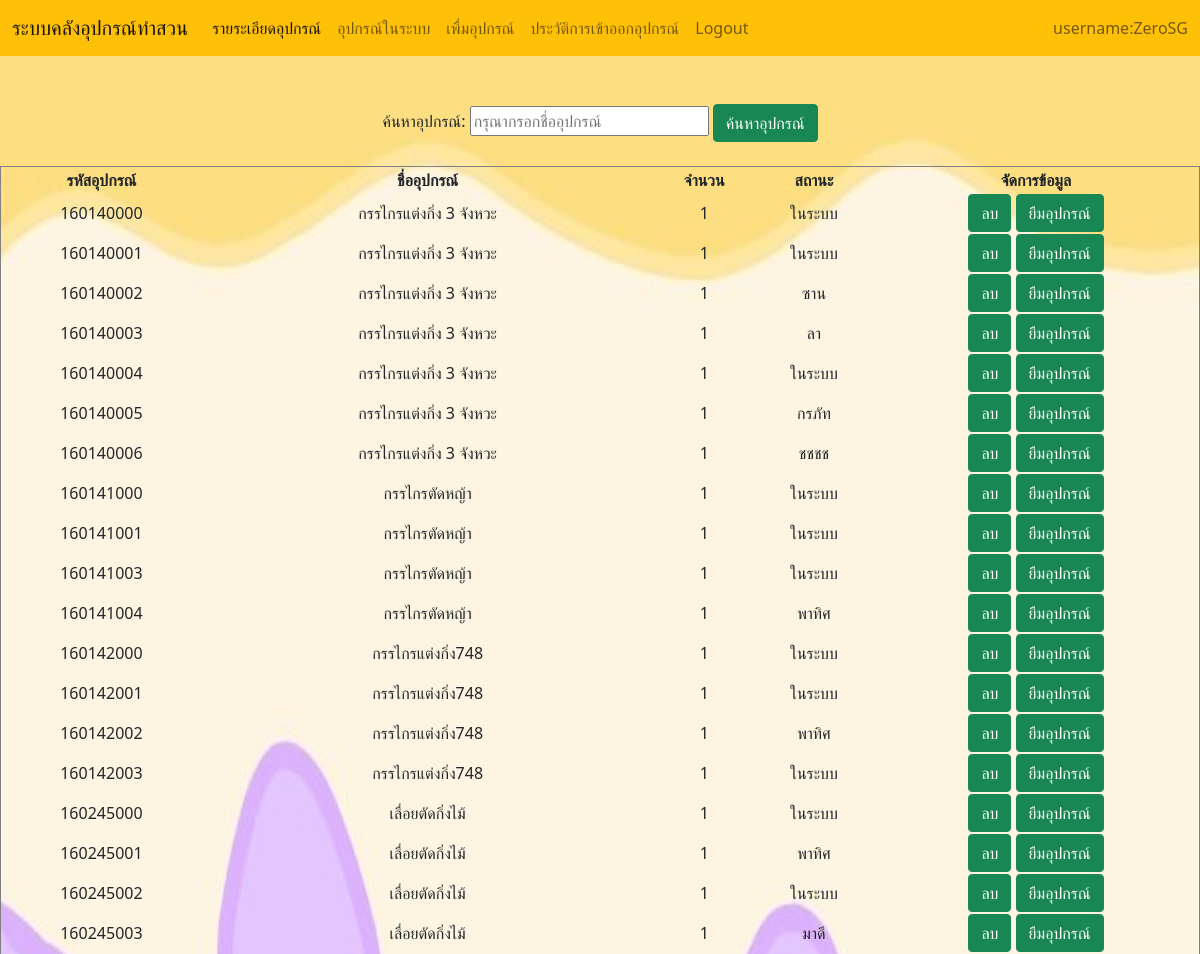
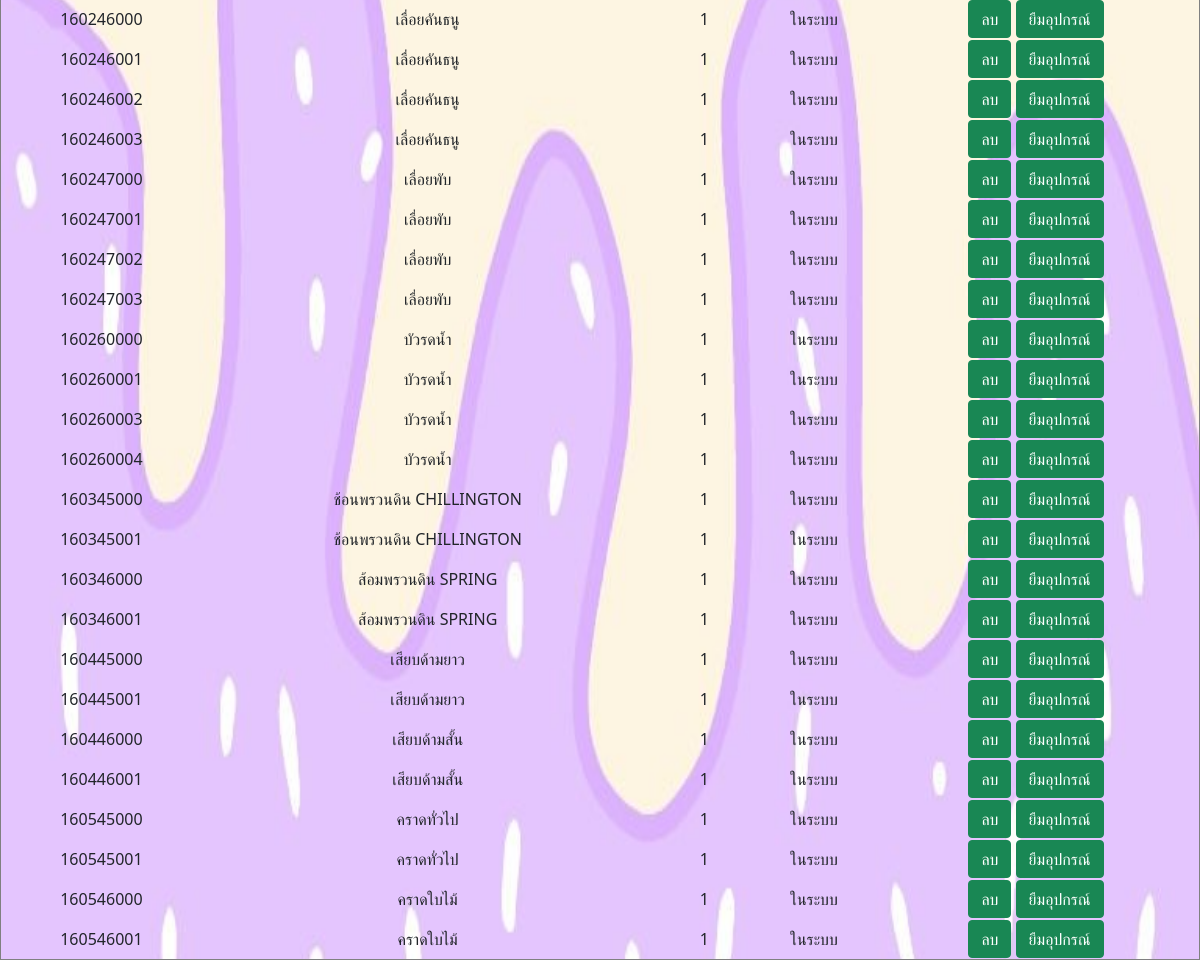
The page /search.php (signed in) on the database its author committed (2 pictures, top to bottom).
### tables this page shows
CREATE TABLE `item_z` (
  `item_id` int(12) NOT NULL,
  `item_name` varchar(50) NOT NULL,
  `item_status` varchar(50) NOT NULL DEFAULT 'ในระบบ',
  `item_count` int(100) NOT NULL DEFAULT 0,
  `number` varchar(20) NOT NULL DEFAULT '0',
  `time_day` date NOT NULL
);

### search.php (the view, shortened to what this page needs)
<!DOCTYPE html>
<html lang="en">
<head>
    <link href="https://cdn.jsdelivr.net/npm/bootstrap@5.0.0-beta2/dist/css/bootstrap.min.css"
    rel="stylesheet"
>
    <link rel="stylesheet" href="st.css">
</head>
<body>
<?php
  require_once("db_item.php");
  $sql1 = "SELECT item_name, COUNT(item_name) AS item_count FROM `item_z` GROUP BY item_name";
 ?>
<nav class="navbar navbar-expand-lg navbar-light bg-warning">
  <div class="container-fluid">
    <a class="navbar-brand" href="index1.php">ระบบคลังอุปกรณ์ทำสวน</a>
    <div class="collapse navbar-collapse" id="navbarText">
    <ul class="navbar-nav me-auto mb-2 mb-lg-0">
        <li class="nav-item">
          <a class="nav-link active" aria-current="page" href="item.php">รายระเอียดอุปกรณ์</a>
        </li>
        <li class="nav-item">
          <a class="nav-link" href="search.php">อุปกรณ์ในระบบ</a>
        </li>
        <li class="nav-item">
          <a class="nav-link" href="add.php">เพื่มอุปกรณ์</a>
        </li>
        <li class="nav-item">
        <a class="nav-link" href="history.php">ประวัติการเข้าออกอุปกรณ์</a>
        </li>
        <li class="nav-item">
        <?php if (isset($_SESSION['username'])) : ?>
            <a class="nav-link" href="index1.php?logout='1'" >Logout</a>
        <?php endif ?>
        </li>
      </ul>
      <span class="navbar-text">
      username:<?php echo $_SESSION['username']; ?>
      </span>
    </div>
  </div>
</nav>
<br>
<div align="center">
<article>
          <br>
          <div class="m">
            <form action="search.php" method="get">
               <label for="search">ค้นหาอุปกรณ์:</label>
                <input type="text" id="search" name="search"placeholder="กรุณากรอกชื่ออุปกรณ์">
                <button type="submit" class="btn btn-success"name="serach_click">ค้นหาอุปกรณ์</button>
            </form>
            <?php
      $sql = "SELECT * FROM item_z";
              $result = $conn->query($sql);
              $result1 = $conn->query($sql1);
            ?>
            <table style="width:100%"border="1">
            <br>
              <tr align="center">
                <th>รหัสอุปกรณ์</th>
                <th>ชื่ออุปกรณ์</th>
                <th>จำนวน</th>
                <th>สถานะ</th>
                <th>จัดการข้อมูล</th>
              </tr> <?php
                          if ($result->num_rows > 0) {
                                 while($row1 = $result1->fetch_assoc()) {?>
                                   <?php while($row = $result->fetch_assoc()) {?>
                                         <tr align="center">
                                              <td><?php echo $row['item_id'];?></td>
                                              <td><?php echo $row['item_name'];?></td>
                                              <td><?php echo $row['item_count'] or $row1['item_count'] ;?> </td>
                                              <td><?php echo $row['item_status'];?></td>
                                              <td align="center">
                                                  <a class="btn btn-success" href="?delete=1&id=<?php echo $row['item_id'];?>">ลบ</a>
                                                  <a class="btn btn-success" href="lean_form.php?id=<?php echo $row['item_id']; ?>">ยืมอุปกรณ์</a>
                                              </td>
                                         </tr>
                      <?php
                                } }
                          }
                          else {
                                echo "ไม่มีข้อมูล";
                          }
                      ?>
                </table>
           </div>
        </article>
</div>
</body>
</html>

### st.css (style rules this page uses)
body { background-image: url(img/2.jpg); background-size: 100% 110%; background-attachment: fixed; }

### rows shown on the page
item_z: item_id "160140000", item_name "กรรไกรแต่งกิ่ง 3 จังหวะ", item_count "1", item_status "ในระบบ"
item_z: item_id "160140001", item_name "กรรไกรแต่งกิ่ง 3 จังหวะ", item_count "1", item_status "ในระบบ"
item_z: item_id "160140002", item_name "กรรไกรแต่งกิ่ง 3 จังหวะ", item_count "1", item_status "ซาน"
item_z: item_id "160140003", item_name "กรรไกรแต่งกิ่ง 3 จังหวะ", item_count "1", item_status "ลา"
item_z: item_id "160140004", item_name "กรรไกรแต่งกิ่ง 3 จังหวะ", item_count "1", item_status "ในระบบ"
item_z: item_id "160140005", item_name "กรรไกรแต่งกิ่ง 3 จังหวะ", item_count "1", item_status "กรภัท"
item_z: item_id "160140006", item_name "กรรไกรแต่งกิ่ง 3 จังหวะ", item_count "1", item_status "ชชชช"
item_z: item_id "160141000", item_name "กรรไกรตัดหญ้า", item_count "1", item_status "ในระบบ"
item_z: item_id "160141001", item_name "กรรไกรตัดหญ้า", item_count "1", item_status "ในระบบ"
item_z: item_id "160141003", item_name "กรรไกรตัดหญ้า", item_count "1", item_status "ในระบบ"
item_z: item_id "160141004", item_name "กรรไกรตัดหญ้า", item_count "1", item_status "พาทิศ"
item_z: item_id "160142000", item_name "กรรไกรแต่งกิ่ง748", item_count "1", item_status "ในระบบ"
item_z: item_id "160142001", item_name "กรรไกรแต่งกิ่ง748", item_count "1", item_status "ในระบบ"
item_z: item_id "160142002", item_name "กรรไกรแต่งกิ่ง748", item_count "1", item_status "พาทิศ"
item_z: item_id "160142003", item_name "กรรไกรแต่งกิ่ง748", item_count "1", item_status "ในระบบ"
item_z: item_id "160245000", item_name "เลื่อยตัดกิ่งไม้", item_count "1", item_status "ในระบบ"
item_z: item_id "160245001", item_name "เลื่อยตัดกิ่งไม้", item_count "1", item_status "พาทิศ"
item_z: item_id "160245002", item_name "เลื่อยตัดกิ่งไม้", item_count "1", item_status "ในระบบ"
item_z: item_id "160245003", item_name "เลื่อยตัดกิ่งไม้", item_count "1", item_status "มาดี"
item_z: item_id "160246000", item_name "เลื่อยคันธนู", item_count "1", item_status "ในระบบ"
item_z: item_id "160246001", item_name "เลื่อยคันธนู", item_count "1", item_status "ในระบบ"
item_z: item_id "160246002", item_name "เลื่อยคันธนู", item_count "1", item_status "ในระบบ"
item_z: item_id "160246003", item_name "เลื่อยคันธนู", item_count "1", item_status "ในระบบ"
item_z: item_id "160247000", item_name "เลื่อยพับ", item_count "1", item_status "ในระบบ"
item_z: item_id "160247001", item_name "เลื่อยพับ", item_count "1", item_status "ในระบบ"
item_z: item_id "160247002", item_name "เลื่อยพับ", item_count "1", item_status "ในระบบ"
item_z: item_id "160247003", item_name "เลื่อยพับ", item_count "1", item_status "ในระบบ"
item_z: item_id "160260000", item_name "บัวรดน้ำ", item_count "1", item_status "ในระบบ"
item_z: item_id "160260001", item_name "บัวรดน้ำ", item_count "1", item_status "ในระบบ"
item_z: item_id "160260003", item_name "บัวรดน้ำ", item_count "1", item_status "ในระบบ"
item_z: item_id "160260004", item_name "บัวรดน้ำ", item_count "1", item_status "ในระบบ"
item_z: item_id "160345000", item_name "ช้อนพรวนดิน CHILLINGTON", item_count "1", item_status "ในระบบ"
item_z: item_id "160345001", item_name "ช้อนพรวนดิน CHILLINGTON", item_count "1", item_status "ในระบบ"
item_z: item_id "160346000", item_name "ส้อมพรวนดิน SPRING", item_count "1", item_status "ในระบบ"
item_z: item_id "160346001", item_name "ส้อมพรวนดิน SPRING", item_count "1", item_status "ในระบบ"
item_z: item_id "160445000", item_name "เสียบด้ามยาว", item_count "1", item_status "ในระบบ"
item_z: item_id "160445001", item_name "เสียบด้ามยาว", item_count "1", item_status "ในระบบ"
item_z: item_id "160446000", item_name "เสียบด้ามสั้น", item_count "1", item_status "ในระบบ"
item_z: item_id "160446001", item_name "เสียบด้ามสั้น", item_count "1", item_status "ในระบบ"
item_z: item_id "160545000", item_name "คราดทั่วไป", item_count "1", item_status "ในระบบ"
item_z: item_id "160545001", item_name "คราดทั่วไป", item_count "1", item_status "ในระบบ"
item_z: item_id "160546000", item_name "คราดใบไม้", item_count "1", item_status "ในระบบ"
item_z: item_id "160546001", item_name "คราดใบไม้", item_count "1", item_status "ในระบบ"

### other values the page prints
$_SESSION['username'] "ZeroSG"
